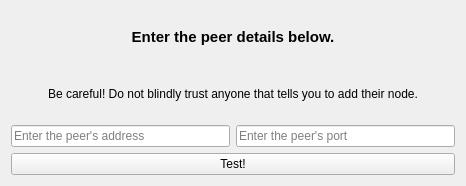
<?xml version="1.0" encoding="UTF-8"?>
<ui version="4.0">
 <class>TestPeerDialog</class>
 <widget class="QWidget" name="TestPeerDialog">
  <property name="geometry">
   <rect>
    <x>0</x>
    <y>0</y>
    <width>466</width>
    <height>186</height>
   </rect>
  </property>
  <property name="windowTitle">
   <string>Test Peer</string>
  </property>
  <layout class="QVBoxLayout" name="verticalLayout_2">
   <item>
    <widget class="QLabel" name="label">
     <property name="font">
      <font>
       <pointsize>11</pointsize>
       <weight>75</weight>
       <bold>true</bold>
      </font>
     </property>
     <property name="text">
      <string>Enter the peer details below.</string>
     </property>
     <property name="alignment">
      <set>Qt::AlignCenter</set>
     </property>
    </widget>
   </item>
   <item>
    <widget class="QLabel" name="label_2">
     <property name="text">
      <string>Be careful! Do not blindly trust anyone that tells you to add their node.</string>
     </property>
     <property name="alignment">
      <set>Qt::AlignCenter</set>
     </property>
    </widget>
   </item>
   <item>
    <layout class="QHBoxLayout" name="horizontalLayout">
     <item>
      <widget class="QLineEdit" name="peerAddress">
       <property name="placeholderText">
        <string>Enter the peer's address</string>
       </property>
      </widget>
     </item>
     <item>
      <widget class="QLineEdit" name="peerPort">
       <property name="placeholderText">
        <string>Enter the peer's port</string>
       </property>
      </widget>
     </item>
    </layout>
   </item>
   <item>
    <widget class="QPushButton" name="testPeer">
     <property name="text">
      <string>Test!</string>
     </property>
    </widget>
   </item>
  </layout>
 </widget>
 <resources/>
 <connections/>
</ui>
